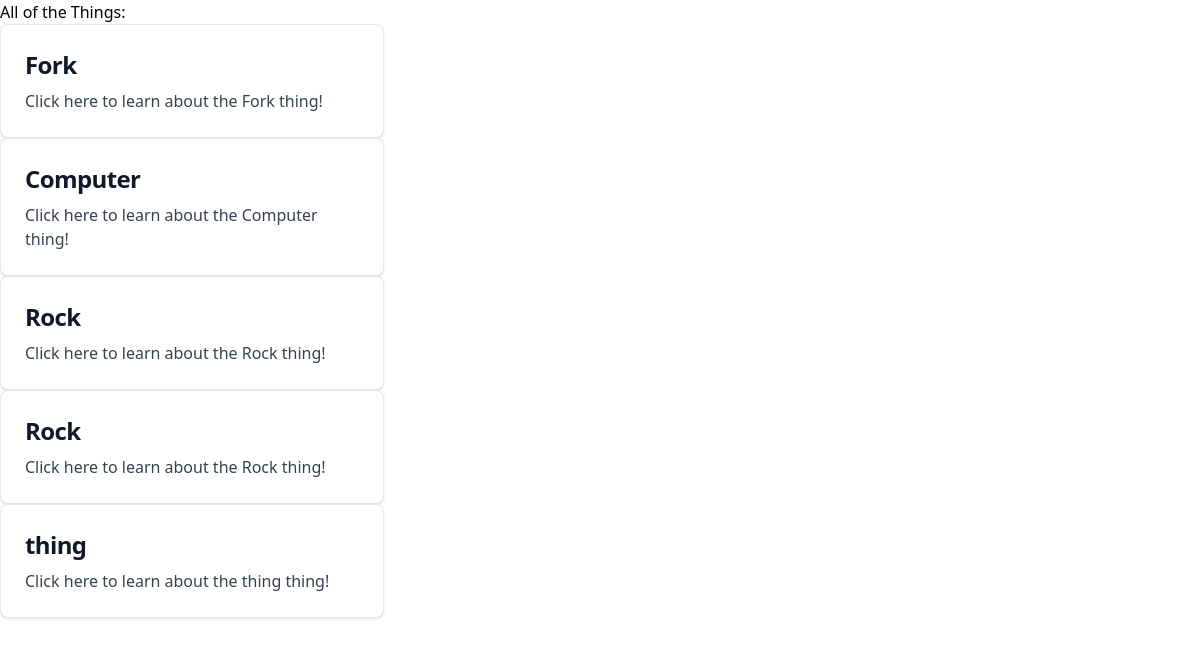
The page / on the database its author committed.
### things/models.py (models this page shows, shortened)
class Thing(models.Model):
    name = models.CharField(max_length=256)
    rating = models.IntegerField(default=0)
    reviewer = models.ForeignKey(get_user_model(), on_delete=models.CASCADE)

### things/views.py (the view)
# urls.py: path('', ThingListView.as_view(), name='thing_list'),
class ThingListView(ListView):
    template_name = "thing_list.html"
    model = Thing
    context_object_name = "things"

### templates/thing_list.html
{% extends 'base.html' %}
{% block content %}
  {% for thing in things %}
    <a href="{% url 'thing_detail' thing.pk %}" class="block max-w-sm p-6 bg-white border border-gray-200 rounded-lg shadow hover:bg-gray-100 dark:bg-gray-800 dark:border-gray-700 dark:hover:bg-gray-700">
        <h5 class="mb-2 text-2xl font-bold tracking-tight text-gray-900 dark:text-white">{{ thing.name }}</h5>
        <p class="font-normal text-gray-700 dark:text-gray-400">Click here to learn about the {{ thing.name }} thing!</p>
    </a>
  {% endfor %}
{% endblock content %}

### rows shown on the page
Thing: name "Fork"
Thing: name "Computer"
Thing: name "Rock"
Thing: name "Rock"
Thing: name "thing"
